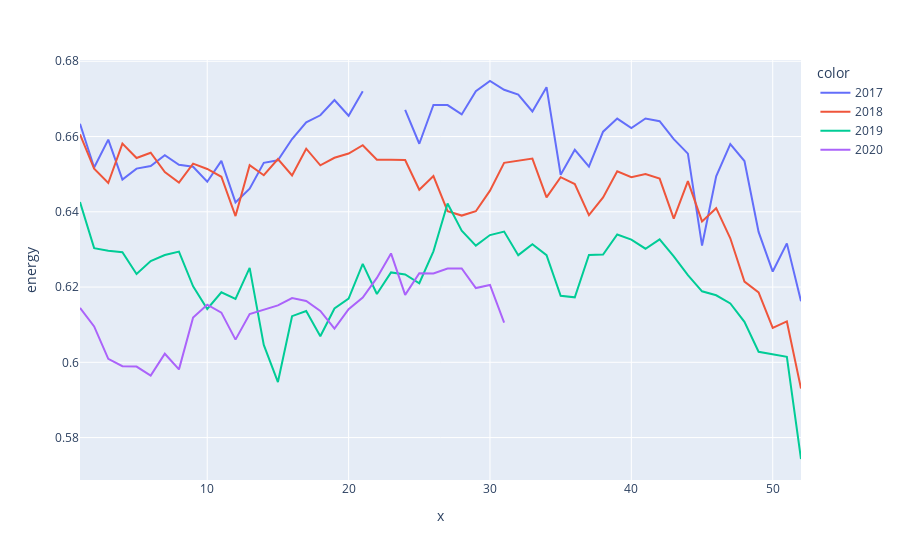

Write notebook code for a chart like this one.
### Code cell
import plotly.express as px
fig = px.line(df_resampled, x=df_resampled.index.week, y="energy", 
              color=df_resampled.index.year, hover_name=df_resampled.index.year)
fig.update_traces(mode="lines", hovertemplate=None)
fig.update_layout(hovermode="x unified")

fig.show()
